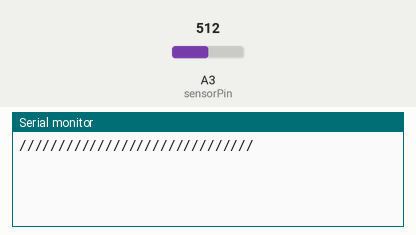
This sketch was run on a simulated Arduino Mega 2560, built with avr-gcc and run on an emulated ATmega2560. On the bench: the last lines printed to the serial monitor. Inputs (shaded band) come from the test bench; at power-on: A3 (sensorPin) = 512.

Above: at 1.2 s.
1.3 s: A3 (sensorPin) set to 716
At 2.9 s:
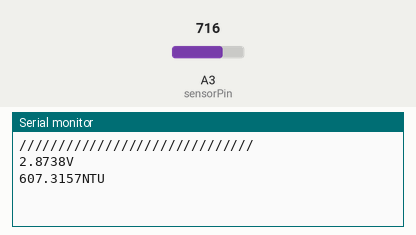
3.6 s: A3 (sensorPin) set to 810
At 7.5 s:
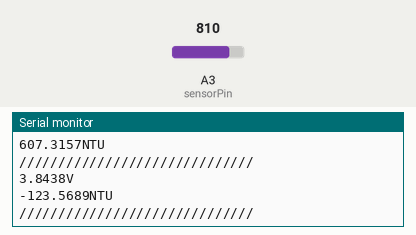

The sketch:

turbidez_prueba.ino
```cpp
//MODELO SENSOR:  https://wiki.dfrobot.com/Turbidity_sensor_SKU__SEN0189


int sensorPin = A3; //PIN LECTURA
int sensorSalida = 7; //PIN PWM ARDUINO MEGA PARA CONTROLAR EL VOLTAJE DE SALIDA
float volt;
float ntu;

void setup()
{
  pinMode(sensorPin,INPUT);
  pinMode(sensorSalida,OUTPUT);
  Serial.begin(9600);

}

void loop()
{
    float volt1 = 0;
    float volt2=0,volt3=0;
    volt = 0;

    Serial.println("//////////////////////////////");
    for(int i=0; i<170; i+=34){ //i VA A IR INCREMENTANDO DE 0 HASTA LOS 170. ESTO PARA ES DEBIDO A QUE QUIERE SABER LA LECTURA DEL AGUA BAJO DISTINTAS INTENSIDADES DE LUZ. 0 = 0V, 170 = 3.3V
      analogWrite(sensorSalida,i);
      for(int e=0; e<800; e++){
            volt += ((float)analogRead(sensorPin)/1023)*5; //SE SUMARA LA LECTURA LEIDA POR EL PIN A3 800 VECES
        }
      volt = volt/800; //SE DIVIDE EL VALOR FINAL ENTRE 800. SE DETERMINA EL PROMEDIO.
      volt2+=volt;
      delay(300);
    }
    volt3=volt2/5; //SE DETERMINA EL PROMEDIO DE LAS DISTINTAS LECTURAS A DIFERENTES INTENSIDADES DE LUZ.
    //ntu=0.9788*square(volt3)-753.52*volt3+2772.8;
    ntu=-753.52*volt3+2772.8; //ECUACION DETERMINADA POR REGRESION LINEAL.
    Serial.print(volt3,4);
    Serial.println("V");
    Serial.print(ntu,4);
    Serial.println("NTU");
    delay(1000);
}
```

Measured:
- after the input at 1.3 s, the serial monitor: prints a new line after 0.83 s (image 1)
- after the input at 3.6 s, the serial monitor: prints a new line after 1.7 s (image 2)
